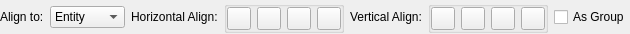
<?xml version="1.0" encoding="UTF-8"?>
<ui version="4.0">
 <class>LC_ModifyAlignOptions</class>
 <widget class="QWidget" name="LC_ModifyAlignOptions">
  <property name="geometry">
   <rect>
    <x>0</x>
    <y>0</y>
    <width>607</width>
    <height>26</height>
   </rect>
  </property>
  <property name="windowTitle">
   <string>Form</string>
  </property>
  <layout class="QGridLayout" name="gridLayout">
   <property name="leftMargin">
    <number>0</number>
   </property>
   <property name="topMargin">
    <number>1</number>
   </property>
   <property name="rightMargin">
    <number>0</number>
   </property>
   <property name="bottomMargin">
    <number>1</number>
   </property>
   <item row="2" column="3">
    <widget class="QGroupBox" name="groupBox">
     <property name="title">
      <string/>
     </property>
     <property name="flat">
      <bool>false</bool>
     </property>
     <layout class="QGridLayout" name="gridLayout_2">
      <property name="leftMargin">
       <number>0</number>
      </property>
      <property name="topMargin">
       <number>0</number>
      </property>
      <property name="rightMargin">
       <number>0</number>
      </property>
      <property name="bottomMargin">
       <number>0</number>
      </property>
      <item row="0" column="0">
       <widget class="QToolButton" name="tbHAlignNone">
        <property name="toolTip">
         <string>No change of horizontal position</string>
        </property>
        <property name="text">
         <string/>
        </property>
        <property name="icon">
         <iconset resource="../../../../res/icons/icons.qrc">
          <normaloff>:/icons/no_align.lci</normaloff>:/icons/no_align.lci</iconset>
        </property>
        <property name="checkable">
         <bool>true</bool>
        </property>
        <property name="autoExclusive">
         <bool>true</bool>
        </property>
       </widget>
      </item>
      <item row="0" column="1">
       <widget class="QToolButton" name="tbHAlignLeft">
        <property name="toolTip">
         <string>Align left edges</string>
        </property>
        <property name="text">
         <string/>
        </property>
        <property name="icon">
         <iconset resource="../../../../res/icons/icons.qrc">
          <normaloff>:/icons/halign_left.lci</normaloff>:/icons/halign_left.lci</iconset>
        </property>
        <property name="checkable">
         <bool>true</bool>
        </property>
        <property name="autoExclusive">
         <bool>true</bool>
        </property>
       </widget>
      </item>
      <item row="0" column="2">
       <widget class="QToolButton" name="tbHalignMiddle">
        <property name="toolTip">
         <string>Center entities horizontally</string>
        </property>
        <property name="text">
         <string/>
        </property>
        <property name="icon">
         <iconset resource="../../../../res/icons/icons.qrc">
          <normaloff>:/icons/halign_middle.lci</normaloff>:/icons/halign_middle.lci</iconset>
        </property>
        <property name="checkable">
         <bool>true</bool>
        </property>
        <property name="autoExclusive">
         <bool>true</bool>
        </property>
       </widget>
      </item>
      <item row="0" column="3">
       <widget class="QToolButton" name="tbHalignRight">
        <property name="toolTip">
         <string>Align right edges</string>
        </property>
        <property name="text">
         <string/>
        </property>
        <property name="icon">
         <iconset resource="../../../../res/icons/icons.qrc">
          <normaloff>:/icons/halign_right.lci</normaloff>:/icons/halign_right.lci</iconset>
        </property>
        <property name="checkable">
         <bool>true</bool>
        </property>
        <property name="autoExclusive">
         <bool>true</bool>
        </property>
       </widget>
      </item>
     </layout>
    </widget>
   </item>
   <item row="2" column="2">
    <widget class="QLabel" name="label_2">
     <property name="text">
      <string>Horizontal Align:</string>
     </property>
    </widget>
   </item>
   <item row="2" column="5">
    <widget class="QLabel" name="label">
     <property name="text">
      <string>Vertical Align:</string>
     </property>
    </widget>
   </item>
   <item row="2" column="1">
    <widget class="QComboBox" name="cbAlignTo">
     <property name="toolTip">
      <string>Defines the way of selected entities' alignment.</string>
     </property>
     <item>
      <property name="text">
       <string>Entity</string>
      </property>
     </item>
     <item>
      <property name="text">
       <string>Position</string>
      </property>
     </item>
     <item>
      <property name="text">
       <string>Drawing</string>
      </property>
     </item>
    </widget>
   </item>
   <item row="2" column="7">
    <widget class="QCheckBox" name="cbAsGroup">
     <property name="toolTip">
      <string>If selected, relative positions of entities within selection will be unchanged. Otherwise, each entity will be positioned individually.</string>
     </property>
     <property name="text">
      <string>As Group</string>
     </property>
    </widget>
   </item>
   <item row="2" column="0">
    <widget class="QLabel" name="label_3">
     <property name="text">
      <string>Align to:</string>
     </property>
    </widget>
   </item>
   <item row="2" column="6">
    <widget class="QGroupBox" name="groupBox_2">
     <property name="title">
      <string/>
     </property>
     <property name="flat">
      <bool>true</bool>
     </property>
     <layout class="QGridLayout" name="gridLayout_3">
      <property name="leftMargin">
       <number>0</number>
      </property>
      <property name="topMargin">
       <number>0</number>
      </property>
      <property name="rightMargin">
       <number>0</number>
      </property>
      <property name="bottomMargin">
       <number>0</number>
      </property>
      <item row="0" column="2">
       <widget class="QToolButton" name="tbVAlignTop">
        <property name="toolTip">
         <string>Align top edges</string>
        </property>
        <property name="text">
         <string/>
        </property>
        <property name="icon">
         <iconset resource="../../../../res/icons/icons.qrc">
          <normaloff>:/icons/valign_top.lci</normaloff>:/icons/valign_top.lci</iconset>
        </property>
        <property name="checkable">
         <bool>true</bool>
        </property>
        <property name="autoExclusive">
         <bool>true</bool>
        </property>
       </widget>
      </item>
      <item row="0" column="3">
       <widget class="QToolButton" name="tbVAlignMiddle">
        <property name="toolTip">
         <string>Center entities vertically</string>
        </property>
        <property name="text">
         <string/>
        </property>
        <property name="icon">
         <iconset resource="../../../../res/icons/icons.qrc">
          <normaloff>:/icons/valign_middle.lci</normaloff>:/icons/valign_middle.lci</iconset>
        </property>
        <property name="checkable">
         <bool>true</bool>
        </property>
        <property name="autoExclusive">
         <bool>true</bool>
        </property>
       </widget>
      </item>
      <item row="0" column="4">
       <widget class="QToolButton" name="tbVAlignBottom">
        <property name="toolTip">
         <string>Align bottom edges</string>
        </property>
        <property name="text">
         <string/>
        </property>
        <property name="icon">
         <iconset resource="../../../../res/icons/icons.qrc">
          <normaloff>:/icons/valign_bottom.lci</normaloff>:/icons/valign_bottom.lci</iconset>
        </property>
        <property name="checkable">
         <bool>true</bool>
        </property>
        <property name="autoExclusive">
         <bool>true</bool>
        </property>
       </widget>
      </item>
      <item row="0" column="1">
       <widget class="QToolButton" name="tbValignNone">
        <property name="toolTip">
         <string>No vertical alignment</string>
        </property>
        <property name="text">
         <string/>
        </property>
        <property name="icon">
         <iconset resource="../../../../res/icons/icons.qrc">
          <normaloff>:/icons/no_align.lci</normaloff>:/icons/no_align.lci</iconset>
        </property>
        <property name="checkable">
         <bool>true</bool>
        </property>
        <property name="autoExclusive">
         <bool>true</bool>
        </property>
       </widget>
      </item>
     </layout>
    </widget>
   </item>
  </layout>
 </widget>
 <resources>
  <include location="../../../../res/icons/icons.qrc"/>
  <include location="../../../../res/icons/icons.qrc"/>
 </resources>
 <connections/>
</ui>
